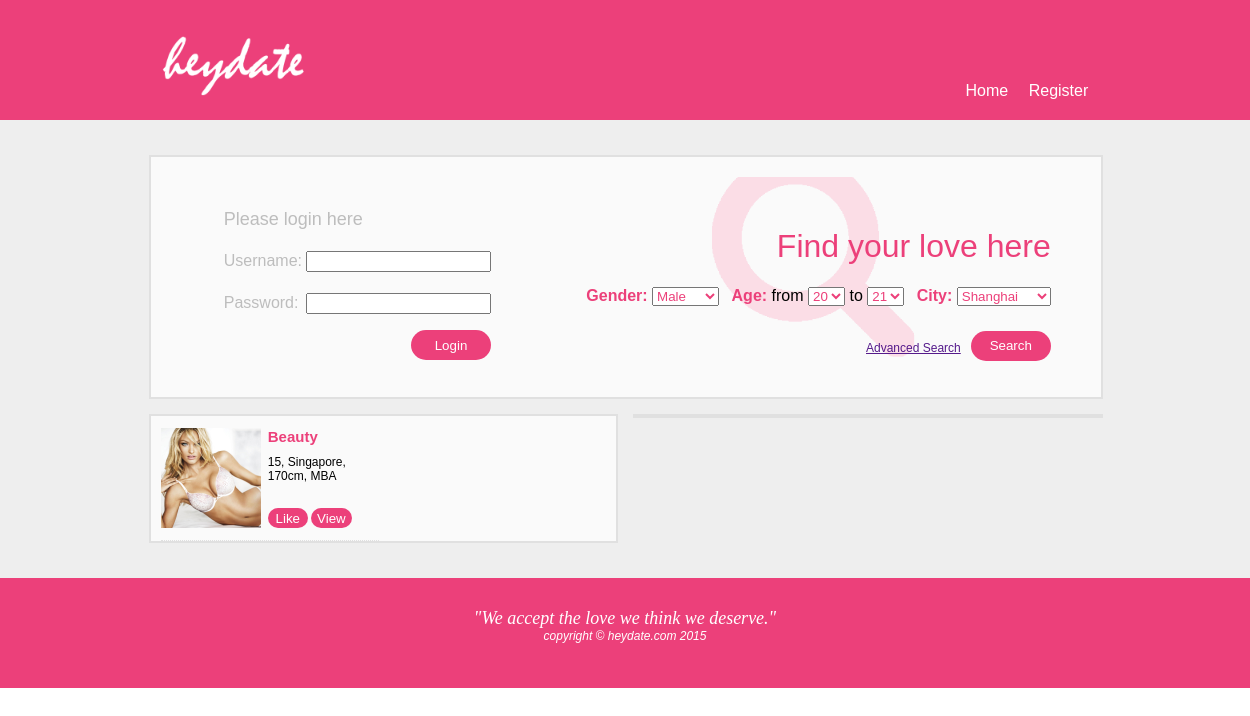
/, run on an earlier commit of the app's database.
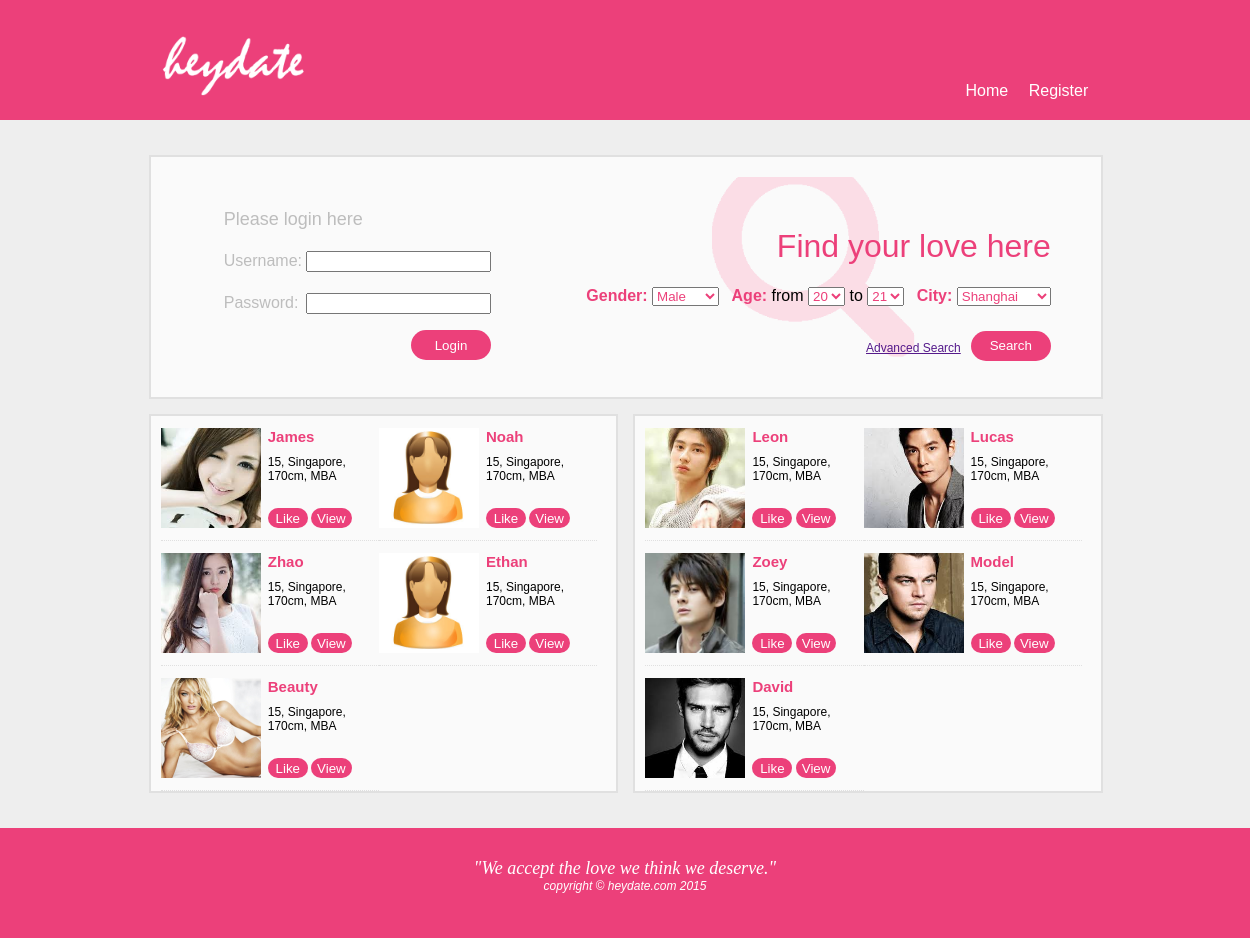
And on a later commit of the database.
### tables this page shows
create table users_account 
(	userID int unsigned not null auto_increment primary key,
	name varchar(20) not null, 
    password varchar(40) not null,
    email varchar(100) not null,   
    birthdate date not null,
    gender set('Male','Female') not null,
    city varchar(30) not null,
    height int unsigned not null,
    education varchar(20) not null, 
    profilePhoto varchar(50) DEFAULT NULL
);

### dbconnect.php (called while the page is built, shortened)
<?php
function cal_age($birthdate) {
    $bday=date_create($birthdate);
    $today=date_create();
    $diff=date_diff($bday,$today);
    return $diff->y;
}
?>

### index.php (the view, shortened to what this page needs)
<?php
include "dbconnect.php";
?>
<html>
<head>
  <link rel="stylesheet" type="text/css" href="css/main.css">
  <link rel="stylesheet" type="text/css" href="css/index.css">
</head>
<body>
  <div class="banner" id="banner_top">
    <a href="index.php"><img src="img/logo.png" height="120" width="160" style="margin-left: 11.5%"></a>
    <nav>
      <a href="index.php">Home</a>
      <?php
      if (isset($_SESSION['valid_user'])) {
        echo '<a href="inbox.php">Inbox</a>';
        echo '<a href="profile.php">My heydate</a>';
        echo '<a href="search_results.php">Search</a>';
        echo '<a href="logout.php">Log out</a>';
      } else {
        echo "<a href='registration.php'>Register</a>";
      }
      ?>
    </nav>
  </div>
  <div class="container">
    <div class="sub_container">
      <div class="section_container">
        <div class="left homepage_profile">
        <?php
        if (isset($_SESSION['valid_user'])) {
          $row = get_basic_info($_SESSION['valid_userID'], $db);
          echo '
            <div class="image_container_190" style="background-image: url(users_profile_photo/'.($row['profilePhoto']!=Null?$row['profilePhoto']:'default_male.jpg').');"></div>
            <div class="profile_summary left" style="margin-left:20">
              <div id="profile_name" style="font-size:40;">'.$row['name'].'</div>
              <div><grey>Age: </grey>'.cal_age($row['birthdate']).'<br><grey>City: </grey>'.$row['city'].'<br><grey>Education: </grey>'.$row['education'].'<br><grey>Height: </grey>'.$row['height'].'cm</div>
              <div class="bottom">
                <button onclick="location.href = \'profile.php\'">Enter my heydate</button>
              </div>
            </div>
        ';
        } else {
          echo '
             <form method="post" action="index.php">
             <table class="bottom">
             <tr><td colspan="2"><label>Please login here</label></td></tr>
             <tr><td>Username:</td>
             <td><input type="text" name="name"></td></tr>
             <tr><td>Password:</td>
             <td><input type="password" name="password"></td></tr>
             <tr><td colspan="2" align="center">
             <button class="right" type="submit" value="Log in">Login</button></td></tr>
             </table></form></section>';
        }
        ?>
        </div>
        <form class="right" id="quick_search" action="search_results.php" method="post">
          <div class="right clear" style="margin-top:30px"><h1>Find your love here</h1></div>
          <div class="right">
            <cat>Gender:</cat>
            <select>
              <option value="m">Male</option>
            </select>
            <cat>Age:</cat> from
            <select>
              <option value="20">20</option>
            </select>
            to
            <select>
              <option value="21">21</option>
            </select>
            <cat>City:</cat>
            <select>
              <optgroup label="China">
                <option>Shanghai</option>
              </optgroup>
            </select>
          </div>
          <button type="submit" class="clear_right right" value="submit" style="margin-top:25">Search</button>
          <a href="" class="right additional_button">Advanced Search</a>
        </form>
      </div>
    </div>
    <div class="recommend">
      <div class="sub_container left">
        <?php
        $query = 'SELECT * FROM users_account WHERE gender="Female"'
                .(isset($_SESSION['valid_user'])?(' and name!="'.$_SESSION['valid_user'].'"'):'').' order by rand() LIMIT 8';
        $result = $db->query($query);
        while($row = $result->fetch_assoc()){
           echo '
           <div class="left findlover_box">
             <a href="profile.php?customerID='.$row['userID'].'"><div class="image_container_100" style="background-image: url(users_profile_photo/'.($row['profilePhoto']!=Null?$row['profilePhoto']:'default_male.jpg').');"></div></a>
             <div class="left profile_summary">
               <label class="left" id="profile_name">'.$row['name'].'</label>
               <div class="clear_left">'.cal_age($row['birthdate']).', '.$row['city'].', '.$row['height'].'cm, '.$row['education'].'</div>
               <div class="bottom">
                 <button>Like</button>
                 <button>View</button>
               </div>
             </div>
           </div>
           ';
        }
        ?>
      </div>
      <div class="sub_container right">
        <?php
        $query = 'SELECT * FROM users_account WHERE gender="Male"'
                .(isset($_SESSION['valid_user'])?(' and name!="'.$_SESSION['valid_user'].'"'):'').' order by rand() LIMIT 8';
        $result = $db->query($query);
        while($row = $result->fetch_assoc()){
           echo '
           <div class="left findlover_box">
             <a href="profile.php?customerID='.$row['userID'].'"><div class="image_container_100" style="background-image: url(users_profile_photo/'.($row['profilePhoto']!=Null?$row['profilePhoto']:'default_male.jpg').');"></div></a>
             <div class="left profile_summary">
               <label class="left" id="profile_name">'.$row['name'].'</label>
               <div class="clear_left">'.cal_age($row['birthdate']).', '.$row['city'].', '.$row['height'].'cm, '.$row['education'].'</div>
               <div class="bottom">
                 <button>Like</button>
                 <button>View</button>
               </div>
             </div>
           </div>
           ';
        }
        ?>
      </div>
    </div>
  </div>
  <div class="banner" id="banner_footer">
    <mistral>"We accept the love we think we deserve."</mistral><br>
    copyright &copy heydate.com 2015
  </div>
</body>
</html>

### css/main.css (style rules this page uses)
body { margin: 0; font-family: "arial"; }
.left { float: left; }
.right { float: right; }
.bottom { position: absolute; bottom: 0; }
.clear { clear: both; }
.clear_right { clear: right; }
.clear_left { clear: left; }
.banner { width: 100%; position: relative; background-color: #ec407a; color: white; min-width: 1160px; }
#banner_top { height: 120px; }
#banner_footer { height: 80px; text-align: center; font-style: italic; font-size: 12; bottom: 0; padding-top: 30px; }
label { font-size: 18; color: #bdbdbd; }
select { color: #ec407a; }
nav { position: absolute; bottom: 20px; right: 10px; margin-right: 11.5%; }
a { text-decoration: none; margin: 0 8px; }
nav a { color: white; }
.container { padding: 30px 11.5% 30px 11.5%; width: 77%; min-width: 964px; position: relative; overflow: auto; background-color: #eeeeee; }
.sub_container { padding: 10px 10px 10px 10px; margin: 5px; background-color: #fafafa; border-style: solid; border-width: 2px; border-color: #e0e0e0; overflow: auto; }
.section_container { margin-bottom: 20px; padding: 10px; position: relative; overflow: auto; }
.profile_summary { margin-left: 7px; color: black; position: relative; height: 180; }
.recommend .profile_summary { height: 100; max-width: 50%; font-size: 12; }
button { background-color: #ec407a; color: white; height: 30px; border-radius: 20px; border-width: 0; min-width: 80px; cursor: pointer; }
.profile_summary button { height: 20px; min-width: 40px; margin-top: 15px; }
#profile_name { font-weight: bold; color: #ec407a; font-size: 15; margin-bottom: 10px; }
cat { color: #ec407a; font-weight: bold; margin-left: 8px; }
mistral { font-family: "mistral"; font-size: 150%; }
.findlover_box { padding:12 0 12 0; width: 49%; display: block; border-bottom-width: 1px; border-bottom-style: dotted; border-bottom-color: #e0e0e0; }
h1 { color: #ec407a; font-weight: normal; }
.image_container_100 { height: 100px; width: 100px; background-size: cover; background-repeat: no-repeat; float:left; background-position: center; }

### css/index.css (style rules this page uses)
#quick_search { width: 55%; height: 180px; background-image: url("../img/search_background.png"); background-size: 240px 180px; background-position: center; background-repeat: no-repeat; margin-right: 30px; margin-bottom: 0; position: relative; }
.homepage_profile { width: 40%; }
.recommend .sub_container { width: 46.2%; padding-top: 0px; padding-bottom: 0px; margin-top: 10px; }
.recommend a { margin: 0; }
.additional_button { margin-right:10px; text-decoration:underline; font-size:12; margin-top:35 }
table { color: #bdbdbd; margin-left: 50; }
tr { height: 40; }

What changed in the data, as far as the page shows it:
added users_account: profilePhoto (picture), name "James", birthdate "15", city "Singapore", height "170", education "MBA", shown under "Find your love here"
added users_account: profilePhoto (picture), name "Noah", birthdate "15", city "Singapore", height "170", education "MBA", shown under "Find your love here"
added users_account: profilePhoto (picture), name "Zhao", birthdate "15", city "Singapore", height "170", education "MBA", shown under "Find your love here"
added users_account: profilePhoto (picture), name "Ethan", birthdate "15", city "Singapore", height "170", education "MBA", shown under "Find your love here"
added users_account: profilePhoto (picture), name "Leon", birthdate "15", city "Singapore", height "170", education "MBA"
added users_account: profilePhoto (picture), name "Lucas", birthdate "15", city "Singapore", height "170", education "MBA"
added users_account: profilePhoto (picture), name "Zoey", birthdate "15", city "Singapore", height "170", education "MBA"
added users_account: profilePhoto (picture), name "Model", birthdate "15", city "Singapore", height "170", education "MBA"
added users_account: profilePhoto (picture), name "David", birthdate "15", city "Singapore", height "170", education "MBA"
